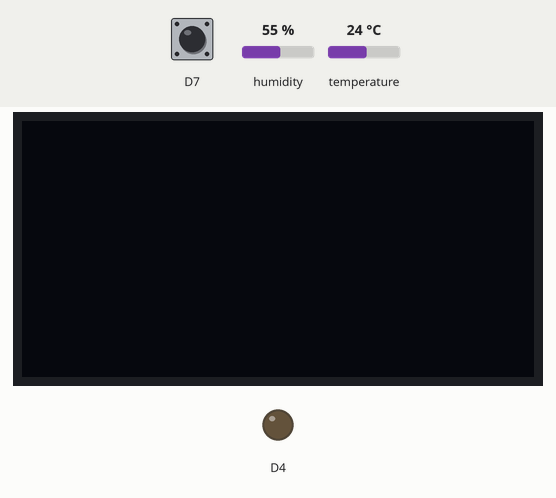
A sketch run on a simulated ESP8266 (NodeMCU). Parts: 128×64 one-colour display, output pins drawn as LEDs (lit = HIGH). The inputs (shaded band) are chosen by the test bench; at power-on: D7 LOW, humidity 55 %, temperature 24 °C. WiFi joins after 1.5 s; servers stay silent unless stated; uploads are accepted with an empty reply; what the sketch prints to the serial monitor is not drawn.

Above: at 4.1 s.
4.2 s: D7 driven HIGH
At 5.4 s:
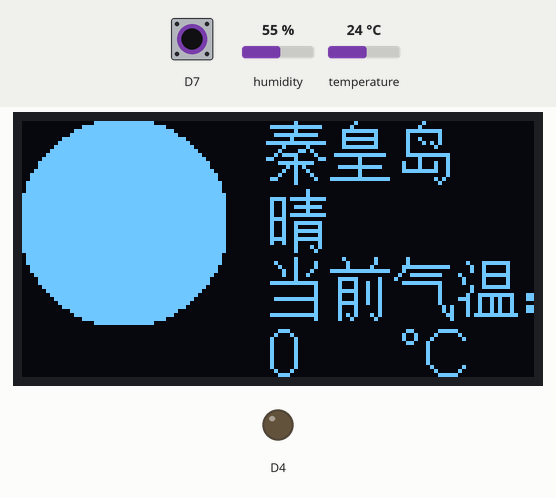
5.7 s: D7 pulsed LOW 5 times (0.12 s each, 0.3 s apart)
At 5.98 s:
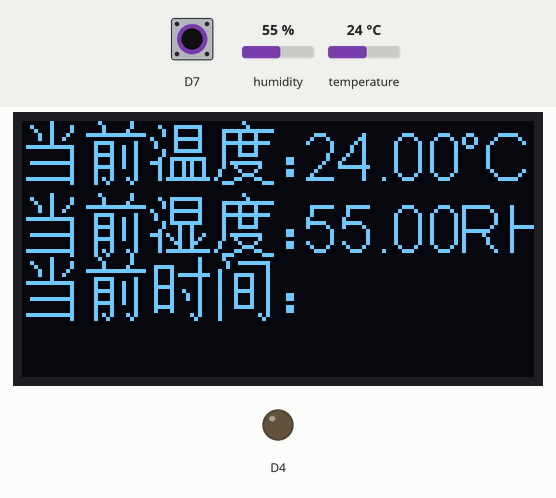
Timing chart, 0 to 8.7 s (numbered marks = the images above; inputs shaded):
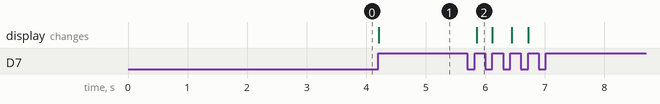

Measured:
- after the input at 4.2 s, the display: changes at once (image 1)
- after the input at 5.7 s, the display: changes after 0.16 s (image 2)

The sketch:

DHT-Scr.ino
```cpp
/*********基于esp8266的天气时钟以及温湿度检测**********/
//它有两种显示页，初始页：当前室内温湿度以及当前时间的显示
/****************第二页：当前所在地区的天气状况（其中地区需要自己更改）*/
//配网功能：（第一次使用：需要使用手机连接名为“WeatherClock”的WIFI，每一次更换连接的WIFI都需要重新配网）
//温湿度检测：你需要另外买一个温湿度传感器，我用的是DHT20
//注意！！！：因为获取时间我用的苏宁易购的接口，所以会有几率获取不成功因为服务器访问量太大
//"Model.h"是我自己写的汉字和天气状况显示的库，都是BMP图片取模（取模工具和取模方法都包含在文件夹中）
//所用到的库：
//https://github.com/arduino-libraries/ArduinoHttpClient                     /*#include <ArduinoHttpClient.h>
//https://arduinojson.org/?utm_source=meta&utm_medium=library.properties     /*#include <ArduinoJson.h>
//https://github.com/RobTillaart/DHT20                                       /*#include "DHT20.h"
//https://github.com/ThingPulse/esp8266-oled-ssd1306                         /*#include "SSD1306Wire.h"
//https://github.com/taichi-maker/WiFiManager                                /*#include <WiFiManager.h>

#include "DHT20.h"
#include <ArduinoJson.h>
#include <ESP8266WiFi.h>  //连接WIFI头文件
#include "SSD1306Wire.h"  //屏幕头文件
#include "Model.h"        //屏幕打印头文件
#include <ArduinoHttpClient.h> //Get请求
#include <WiFiManager.h> //配网

SSD1306Wire display(0x3c, 4, 5);//实例化屏幕显示(屏幕地址，SDA，SCL)
DHT20 DHT;  //实例化温湿度传感器
StaticJsonDocument<200> doc; //实例化json解析。。。不想写这个了，其实在获取天气的时候都没用到，那个方法更简单
WiFiManager wifiManager; //实例化自动配网，这个库是太极创客改写的更适合中国宝宝体质的汉化版库

//获取天气计时（每5分钟获取一次）
unsigned long previousMillis = 0;
const long interval = 300000;
//获取时间计时（每20秒获取一次）
unsigned long previousMillis1 = 0;
const long interval1 = 20000;

//定义WIFI名称以及密码//因为增加自动配网，所以注释掉代码
/*
const char* ssid = "CMCC-HYD66";
const char* password = "88888888";
*/
//定义室内温湿度变量
double Hum = 0, Tem = 0;
double BAOJING = 50;//定义湿度超过阈值报警，此功能已经删除/***没用***/
bool key_num = false;//判断按键按下做翻页动作
//定义现在的气温，天气状况对应图片
int Now_Tem = 0; //当前天气温度变量
int Code_Num = 0;//当前天气状况代码
String Now_Time; //当前时间变量

WiFiClient wifi; //这个应该只是下面这个HttpClient的必须的传参
HttpClient client = HttpClient(wifi, "api.seniverse.com", 80);//连接服务器（WiFi，网址，端口号）
HttpClient client1 = HttpClient(wifi, "quan.suning.com", 80);

String api_key = "S7hm1A5XzDg1fv0_Z";     //你自己注册的心知天气的api的密钥
String location = "qinhuangdao";         //想要获取天气的城市（应该是小写全拼详情自己去查心知天气的开发文档）

void setup() {
  Serial.begin(9600);
  Serial.println("");
  pinMode(D7, INPUT);   //将D8引脚设置为输出模式
  pinMode(D6, INPUT);   //将D8引脚设置为输出模式
  pinMode(D4, OUTPUT);   //将D8引脚设置为输出模式
  DHT.begin();  //通过作者文档，必读初始化DHT
  display.init(); //初始化屏幕
  display.flipScreenVertically();//屏幕反转
  display.setTextAlignment(TEXT_ALIGN_LEFT);  //设置文本对齐方式
  display.setFont(ArialMT_Plain_16);          //设置字体大小
  //WIFI_init(); //启动WIFI
  wifiManager.autoConnect("WeatherClock");
  Time_Get();  //获取当前时间
  Weather_Get(); //获取当前天气
}
/*因为增加自动配网，所以注释掉代码因为增加自动配网，所以注释掉代码
//连接WIFI
void WIFI_init(){
  WiFi.mode(WIFI_STA);//设置WIFI为STA模式
  WiFi.begin(ssid, password);//连接WIFI
  while (WiFi.status() != WL_CONNECTED) {
    delay(500);
    Serial.print(".");
  }
  Serial.println("Connected");
  Serial.print("IP Address:");
  Serial.println(WiFi.localIP());
}
*/
//通过API获取天气
void Weather_Get() {
  //API
  String reqRes = "/v3/weather/now.json?key="+api_key+"&location="+location+"&language=zh-Hans&unit=c";
  Serial.println("");
  Serial.print("Connecting to ");
  Serial.print("api.seniverse.com");
  //请求数据
  client.get(reqRes);
  int statusCode = client.responseStatusCode();//返回状态码
  String response = client.responseBody();//返回body
  Serial.print("Status code: ");
  Serial.println(statusCode);
  Serial.print("Response: ");
  Serial.println(response);
  // 尝试连接服务器，如果返回200成功
  if (statusCode == 200) {
    // 使用find跳过HTTP响应头
    if (client.find("\r\n\r\n")) {
      Serial.println("Found Header End. Start Parsing.");
    }
    /******这个json解析太复杂，可以看下面获取时间的方法*******************/
    deserializeJson(doc, response);
    JsonObject results_0 = doc["results"][0];
    JsonObject results_0_now = results_0["now"];                           //没用
    const char* results_0_now_text = results_0_now["text"];                //天气状况
    const char* results_0_now_code = results_0_now["code"];                //图片编号
    const char* results_0_now_temperature = results_0_now["temperature"];  //气温
    String s = results_0_now_temperature;
    String s1 = results_0_now_code;
    Now_Tem = (s.substring(0, 3)).toInt();
    Code_Num = (s1.substring(0, 2)).toInt();
    Serial.println(Code_Num);
  } else {
    Serial.println(" connection failed!");
  }
  //断开客户端与服务器连接工作
  client.stop();
}

//通过API获取时间
void Time_Get() {
  //APIpath
  String reqRes = "/getSysTime.do";
  Serial.println("");
  Serial.print("Connecting to ");
  Serial.print("quan.suning.com");
  //请求数据
  client1.get(reqRes);
  int statusCode = client1.responseStatusCode();//返回状态码
  String response = client1.responseBody();//返回body
  Serial.print("Status code: ");
  Serial.println(statusCode);
  Serial.print("Response: ");
  Serial.println(response);
  // 尝试连接服务器，如果返回200成功
  if (statusCode == 200) {
    // 使用find跳过HTTP响应头
    if (client1.find("\r\n\r\n")) {
      Serial.println("Found Header End. Start Parsing.");
    }
    //返回的response是字符串，可以直接用substring截取可用数据片段
    Now_Time = (response.substring(13, 29));
  } else {
    Serial.println(" connection failed!");
  }
  //断开客户端与服务器连接工作
  client.stop();
}

void DHT_Get() {
  DHT.read();                  //通过作者文档，在读取温湿度之前，必须运行DHT.read()，通过温湿度传感器传输的字节得到当前温湿度
  Hum = DHT.getHumidity();     //调用库函数，读取湿度
  Tem = DHT.getTemperature();  //调用库函数，读取温度
}
void DHT_display() {
  display.clear();
  //当前温度显示  Ch_x以及Ch_y的定义在Model.h头文件里，因为汉字大小都是16*16的，eg：两个字就是（16*2）*16/（宽*高）
  display.drawXbm(0, 0, Ch_x*2, Ch_y, Dangqian_ch);//（横向坐标，纵向坐标，图片宽，图片高，图片字模数组）
  display.drawXbm(32, 0, Ch_x*2, Ch_y, Wendu_ch);
  display.drawXbm(64, 0, Ch_x, Ch_y, Maohao_ch);
  display.drawString(70, 0, String(Tem));  //设置显示位置以及显示内容（横向坐标，纵向坐标，string字符串）
  display.drawString(109, 0, "°C");         //设置显示位置以及显示内容39
  //当前湿度显示
  display.drawXbm(0, 18, Ch_x*2, Ch_y, Dangqian_ch);
  display.drawXbm(32, 18, Ch_2_x, Ch_y, Shidu_ch);
  display.drawXbm(64, 18, Ch_x, Ch_y, Maohao_ch);
  display.drawString(70, 18, String(Hum));  //设置显示位置以及显示内容
  display.drawString(109, 18, "RH");         //设置显示位置以及显示内容
  //当前时间显示
  display.drawXbm(0, 34, Ch_x*2, Ch_y, Dangqian_ch);
  display.drawXbm(32, 34, Ch_x*2, Ch_y, Shijian_ch);
  display.drawXbm(64, 34, Ch_x, Ch_y, Maohao_ch);
  display.drawString(0, 49, Now_Time);
  display.display();
}

void Weather_display() {
  display.clear();
  //通过返回的天气代号打印天气状况和天气对应照片
  switch(Code_Num){
    // 晴 白天0 晚上1
    case 0:display.drawXbm(0, 0, sunny_x, sunny_y, sunny);display.drawXbm(61, 17, Ch_x, Ch_y, Qing_ch);display.drawXbm(61, 34, Ch_x*4, Ch_y, Dangqianqiwen_ch);display.drawXbm(124, 34, Ch_x, Ch_y, Maohao_ch);display.drawString(61, 49, String(Now_Tem));display.drawString(94, 49, "°C");break;
    case 1:display.drawXbm(0, 0, sunny_x, sunny_y, sunny);display.drawXbm(61, 17, Ch_x, Ch_y, Qing_ch);display.drawXbm(61, 34, Ch_x*4, Ch_y, Dangqianqiwen_ch);display.drawXbm(124, 34, Ch_x, Ch_y, Maohao_ch);display.drawString(61, 49, String(Now_Tem));display.drawString(94, 49, "°C");break;
    // 多云 4
    case 4:display.drawXbm(0, 0, cloudy_x, cloudy_y, cloudy);display.drawXbm(61, 17, Ch_x*2, Ch_y, Duoyun_ch);display.drawXbm(61, 34, Ch_x*4, Ch_y, Dangqianqiwen_ch);display.drawXbm(124, 34, Ch_x, Ch_y, Maohao_ch);display.drawString(61, 49, String(Now_Tem));display.drawString(94, 49, "°C");break;
    // 晴间多云 5、7
    case 5:display.drawXbm(0, 0, PartlyCloudy_x, PartlyCloudy_y, PartlyCloudy);display.drawXbm(61, 17, Ch_x*4, Ch_y, Qingjianduoyun_ch);display.drawXbm(61, 34, Ch_x*4, Ch_y, Dangqianqiwen_ch);display.drawXbm(124, 34, Ch_x, Ch_y, Maohao_ch);display.drawString(61, 49, String(Now_Tem));display.drawString(94, 49, "°C");break;
    case 7:display.drawXbm(0, 0, PartlyCloudy_x, PartlyCloudy_y, PartlyCloudy);display.drawXbm(61, 17, Ch_x*4, Ch_y, Qingjianduoyun_ch);display.drawXbm(61, 34, Ch_x*4, Ch_y, Dangqianqiwen_ch);display.drawXbm(124, 34, Ch_x, Ch_y, Maohao_ch);display.drawString(61, 49, String(Now_Tem));display.drawString(94, 49, "°C");break;
    // 阴间多云 6、8
    case 6:display.drawXbm(0, 0, MostlyCloudy_x, MostlyCloudy_y, MostlyCloudy);display.drawXbm(61, 17, Ch_x*4, Ch_y, Yinjianduoyun_ch);display.drawXbm(61, 34, Ch_x*4, Ch_y, Dangqianqiwen_ch);display.drawXbm(124, 34, Ch_x, Ch_y, Maohao_ch);display.drawString(61, 49, String(Now_Tem));display.drawString(94, 49, "°C");break;
    case 8:display.drawXbm(0, 0, MostlyCloudy_x, MostlyCloudy_y, MostlyCloudy);display.drawXbm(61, 17, Ch_x*4, Ch_y, Yinjianduoyun_ch);display.drawXbm(61, 34, Ch_x*4, Ch_y, Dangqianqiwen_ch);display.drawXbm(124, 34, Ch_x, Ch_y, Maohao_ch);display.drawString(61, 49, String(Now_Tem));display.drawString(94, 49, "°C");break;
    //  阴 9
    case 9:display.drawXbm(0, 0, Overcast_x, Overcast_y, Overcast);display.drawXbm(61, 17, Ch_x, Ch_y, Yin_ch);display.drawXbm(61, 34, Ch_x*4, Ch_y, Dangqianqiwen_ch);display.drawXbm(124, 34, Ch_x, Ch_y, Maohao_ch);display.drawString(61, 49, String(Now_Tem));display.drawString(94, 49, "°C");break;
    // 阵雨 10
    case 10:display.drawXbm(0, 0, Shower_x, Shower_y, Shower);display.drawXbm(61, 17, Ch_x*2, Ch_y, Zhenyu_ch);display.drawXbm(61, 34, Ch_x*4, Ch_y, Dangqianqiwen_ch);display.drawXbm(124, 34, Ch_x, Ch_y, Maohao_ch);display.drawString(61, 49, String(Now_Tem));display.drawString(94, 49, "°C");break;
    // 雷阵雨 11
    case 11:display.drawXbm(0, 0, Thundershower_x, Thundershower_y, Thundershower);display.drawXbm(61, 17, Ch_x*3, Ch_y, Leizhenyu_ch);display.drawXbm(61, 34, Ch_x*4, Ch_y, Dangqianqiwen_ch);display.drawXbm(124, 34, Ch_x, Ch_y, Maohao_ch);display.drawString(61, 49, String(Now_Tem));display.drawString(94, 49, "°C");break;
    // 雷阵雨伴有冰雹 12
    case 12:display.drawXbm(0, 0, ThundershowerWithHail_x, ThundershowerWithHail_y, ThundershowerWithHail);display.drawXbm(61, 17, Ch_x*5, Ch_y, Leizhenyubingbao_ch);display.drawXbm(61, 34, Ch_x*4, Ch_y, Dangqianqiwen_ch);display.drawXbm(124, 34, Ch_x, Ch_y, Maohao_ch);display.drawString(61, 49, String(Now_Tem));display.drawString(94, 49, "°C");break;
    // 小雨、中雨、大于、暴雨、大暴雨、特大暴雨 13、14、15、16、17、18
    case 13:display.drawXbm(0, 0, Rain_x, Rain_y, Rain);display.drawXbm(61, 17, Ch_x*2, Ch_y, Xiaoyu_ch);display.drawXbm(61, 34, Ch_x*4, Ch_y, Dangqianqiwen_ch);display.drawXbm(124, 34, Ch_x, Ch_y, Maohao_ch);display.drawString(61, 49, String(Now_Tem));display.drawString(94, 49, "°C");break;
    case 14:display.drawXbm(0, 0, Rain_x, Rain_y, Rain);display.drawXbm(61, 17, Ch_x*2, Ch_y, Zhongyu_ch);display.drawXbm(61, 34, Ch_x*4, Ch_y, Dangqianqiwen_ch);display.drawXbm(124, 34, Ch_x, Ch_y, Maohao_ch);display.drawString(61, 49, String(Now_Tem));display.drawString(94, 49, "°C");break;
    case 15:display.drawXbm(0, 0, Rain_x, Rain_y, Rain);display.drawXbm(61, 17, Ch_x*2, Ch_y, Dayu_ch);display.drawXbm(61, 34, Ch_x*4, Ch_y, Dangqianqiwen_ch);display.drawXbm(124, 34, Ch_x, Ch_y, Maohao_ch);display.drawString(61, 49, String(Now_Tem));display.drawString(94, 49, "°C");break;
    case 16:display.drawXbm(0, 0, Rain_x, Rain_y, Rain);display.drawXbm(61, 17, Ch_x*2, Ch_y, Baoyu_ch);display.drawXbm(61, 34, Ch_x*4, Ch_y, Dangqianqiwen_ch);display.drawXbm(124, 34, Ch_x, Ch_y, Maohao_ch);display.drawString(61, 49, String(Now_Tem));display.drawString(94, 49, "°C");break;
    case 17:display.drawXbm(0, 0, Rain_x, Rain_y, Rain);display.drawXbm(61, 17, Ch_x*3, Ch_y, Dabaoyu_ch);display.drawXbm(61, 34, Ch_x*4, Ch_y, Dangqianqiwen_ch);display.drawXbm(124, 34, Ch_x, Ch_y, Maohao_ch);display.drawString(61, 49, String(Now_Tem));display.drawString(94, 49, "°C");break;
    case 18:display.drawXbm(0, 0, Rain_x, Rain_y, Rain);display.drawXbm(61, 17, Ch_x*4, Ch_y, Tedabaoyu_ch);display.drawXbm(61, 34, Ch_x*4, Ch_y, Dangqianqiwen_ch);display.drawXbm(124, 34, Ch_x, Ch_y, Maohao_ch);display.drawString(61, 49, String(Now_Tem));display.drawString(94, 49, "°C");break;
    // 冻雨 19
    case 19:display.drawXbm(0, 0, IceRain_x, IceRain_y, IceRain);display.drawXbm(61, 17, Ch_x*2, Ch_y, Dongyu_ch);display.drawXbm(61, 34, Ch_x*4, Ch_y, Dangqianqiwen_ch);display.drawXbm(124, 34, Ch_x, Ch_y, Maohao_ch);display.drawString(61, 49, String(Now_Tem));display.drawString(94, 49, "°C");break;
    // 雨夹雪 20
    case 20:display.drawXbm(0, 0, Sleet_x, Sleet_y, Sleet);display.drawXbm(61, 17, Ch_x*3, Ch_y, Yujiaxue_ch);display.drawXbm(61, 34, Ch_x*4, Ch_y, Dangqianqiwen_ch);display.drawXbm(124, 34, Ch_x, Ch_y, Maohao_ch);display.drawString(61, 49, String(Now_Tem));display.drawString(94, 49, "°C");break;
    // 阵雪 21
    case 21:display.drawXbm(0, 0, SnowFlurry_x, SnowFlurry_y, SnowFlurry);display.drawXbm(61, 17, Ch_x*2, Ch_y, Zhenxue_ch);display.drawXbm(61, 34, Ch_x*4, Ch_y, Dangqianqiwen_ch);display.drawXbm(124, 34, Ch_x, Ch_y, Maohao_ch);display.drawString(61, 49, String(Now_Tem));display.drawString(94, 49, "°C");break;
    // 小雪、中雪、大雪、暴雪 22、23、24、25
    case 22:display.drawXbm(0, 0, Snow_x, Snow_y, Snow);display.drawXbm(61, 17, Ch_x*2, Ch_y, Xiaoxue_ch);display.drawXbm(61, 34, Ch_x*4, Ch_y, Dangqianqiwen_ch);display.drawXbm(124, 34, Ch_x, Ch_y, Maohao_ch);display.drawString(61, 49, String(Now_Tem));display.drawString(94, 49, "°C");break;
    case 23:display.drawXbm(0, 0, Snow_x, Snow_y, Snow);display.drawXbm(61, 17, Ch_x*2, Ch_y, Zhongxue_ch);display.drawXbm(61, 34, Ch_x*4, Ch_y, Dangqianqiwen_ch);display.drawXbm(124, 34, Ch_x, Ch_y, Maohao_ch);display.drawString(61, 49, String(Now_Tem));display.drawString(94, 49, "°C");break;
    case 24:display.drawXbm(0, 0, Snow_x, Snow_y, Snow);display.drawXbm(61, 17, Ch_x*2, Ch_y, Daxue_ch);display.drawXbm(61, 34, Ch_x*4, Ch_y, Dangqianqiwen_ch);display.drawXbm(124, 34, Ch_x, Ch_y, Maohao_ch);display.drawString(61, 49, String(Now_Tem));display.drawString(94, 49, "°C");break;
    case 25:display.drawXbm(0, 0, Snow_x, Snow_y, Snow);display.drawXbm(61, 17, Ch_x*2, Ch_y, Baoxue_ch);display.drawXbm(61, 34, Ch_x*4, Ch_y, Dangqianqiwen_ch);display.drawXbm(124, 34, Ch_x, Ch_y, Maohao_ch);display.drawString(61, 49, String(Now_Tem));display.drawString(94, 49, "°C");break;
    // 浮尘、扬沙 26、27
    case 26:display.drawXbm(0, 0, Dust_x, Dust_y, Dust);display.drawXbm(61, 17, Ch_x*2, Ch_y, Fuchen_ch);display.drawXbm(61, 34, Ch_x*4, Ch_y, Dangqianqiwen_ch);display.drawXbm(124, 34, Ch_x, Ch_y, Maohao_ch);display.drawString(61, 49, String(Now_Tem));display.drawString(94, 49, "°C");break;
    case 27:display.drawXbm(0, 0, Dust_x, Dust_y, Dust);display.drawXbm(61, 17, Ch_x*2, Ch_y, Yangsha_ch);display.drawXbm(61, 34, Ch_x*4, Ch_y, Dangqianqiwen_ch);display.drawXbm(124, 34, Ch_x, Ch_y, Maohao_ch);display.drawString(61, 49, String(Now_Tem));display.drawString(94, 49, "°C");break;
    // 沙尘暴、强沙尘暴 28、29
    case 28:display.drawXbm(0, 0, Duststorm_x, Duststorm_y, Duststorm);display.drawXbm(61, 17, Ch_x*3, Ch_y, Shachenbao_ch);display.drawXbm(61, 34, Ch_x*4, Ch_y, Dangqianqiwen_ch);display.drawXbm(124, 34, Ch_x, Ch_y, Maohao_ch);display.drawString(61, 49, String(Now_Tem));display.drawString(94, 49, "°C");break;
    case 29:display.drawXbm(0, 0, Duststorm_x, Duststorm_y, Duststorm);display.drawXbm(61, 17, Ch_x*4, Ch_y, Qiangshachenbao_ch);display.drawXbm(61, 34, Ch_x*4, Ch_y, Dangqianqiwen_ch);display.drawXbm(124, 34, Ch_x, Ch_y, Maohao_ch);display.drawString(61, 49, String(Now_Tem));display.drawString(94, 49, "°C");break;
    // 雾 30
    case 30:display.drawXbm(0, 0, Foggy_x, Foggy_y, Foggy);display.drawXbm(61, 17, Ch_x, Ch_y, Wu_ch);display.drawXbm(61, 34, Ch_x*4, Ch_y, Dangqianqiwen_ch);display.drawXbm(124, 34, Ch_x, Ch_y, Maohao_ch);display.drawString(61, 49, String(Now_Tem));display.drawString(94, 49, "°C");break;
    // 霾 31
    case 31:display.drawXbm(0, 0, Haze_x, Haze_y, Haze);display.drawXbm(61, 17, Ch_x, Ch_y, Mai_ch);display.drawXbm(61, 34, Ch_x*4, Ch_y, Dangqianqiwen_ch);display.drawXbm(124, 34, Ch_x, Ch_y, Maohao_ch);display.drawString(61, 49, String(Now_Tem));display.drawString(94, 49, "°C");break;
    // 风、大风 32、33
    case 32:display.drawXbm(0, 0, Windy_x, Windy_y, Windy);display.drawXbm(61, 17, Ch_x, Ch_y, Feng_ch);display.drawXbm(61, 34, Ch_x*4, Ch_y, Dangqianqiwen_ch);display.drawXbm(124, 34, Ch_x, Ch_y, Maohao_ch);display.drawString(61, 49, String(Now_Tem));display.drawString(94, 49, "°C");break;
    case 33:display.drawXbm(0, 0, Windy_x, Windy_y, Windy);display.drawXbm(61, 17, Ch_x*2, Ch_y, Dafeng_ch);display.drawXbm(61, 34, Ch_x*4, Ch_y, Dangqianqiwen_ch);display.drawXbm(124, 34, Ch_x, Ch_y, Maohao_ch);display.drawString(61, 49, String(Now_Tem));display.drawString(94, 49, "°C");break;
    // 飓风、热带风暴 34、35
    case 34:display.drawXbm(0, 0, Hurricane_x, Hurricane_y, Hurricane);display.drawXbm(61, 17, Ch_x*2, Ch_y, Jufeng_ch);display.drawXbm(61, 34, Ch_x*4, Ch_y, Dangqianqiwen_ch);display.drawXbm(124, 34, Ch_x, Ch_y, Maohao_ch);display.drawString(61, 49, String(Now_Tem));display.drawString(94, 49, "°C");break;
    case 35:display.drawXbm(0, 0, Hurricane_x, Hurricane_y, Hurricane);display.drawXbm(61, 17, Ch_x*4, Ch_y, Redaifengbao_ch);display.drawXbm(61, 34, Ch_x*4, Ch_y, Dangqianqiwen_ch);display.drawXbm(124, 34, Ch_x, Ch_y, Maohao_ch);display.drawString(61, 49, String(Now_Tem));display.drawString(94, 49, "°C");break;
    // 龙卷风 36
    case 36:display.drawXbm(0, 0, Tornado_x, Tornado_y, Tornado);display.drawXbm(61, 17, Ch_x*3, Ch_y, Longjuanfeng_ch);display.drawXbm(61, 34, Ch_x*4, Ch_y, Dangqianqiwen_ch);display.drawXbm(124, 34, Ch_x, Ch_y, Maohao_ch);display.drawString(61, 49, String(Now_Tem));display.drawString(94, 49, "°C");break;
    // 冷 37
    case 37:display.drawXbm(0, 0, Cold_x, Cold_y, Cold);display.drawXbm(61, 17, Ch_x, Ch_y, Leng_ch);display.drawXbm(61, 34, Ch_x*4, Ch_y, Dangqianqiwen_ch);display.drawXbm(124, 34, Ch_x, Ch_y, Maohao_ch);display.drawString(61, 49, String(Now_Tem));display.drawString(94, 49, "°C");break;
    // 热 38
    case 38:display.drawXbm(0, 0, Hot_x, Hot_y, Hot);display.drawXbm(61, 17, Ch_x, Ch_y, Re_ch);display.drawXbm(61, 34, Ch_x*4, Ch_y, Dangqianqiwen_ch);display.drawXbm(124, 34, Ch_x, Ch_y, Maohao_ch);display.drawString(61, 49, String(Now_Tem));display.drawString(94, 49, "°C");break;
    // 未知 99
    case 99:display.drawXbm(0, 0, Unknown_x, Unknown_y, Unknown);display.drawXbm(61, 17, Ch_x*2, Ch_y, Weizhi_ch);display.drawXbm(61, 34, Ch_x*4, Ch_y, Dangqianqiwen_ch);display.drawXbm(124, 34, Ch_x, Ch_y, Maohao_ch);display.drawString(61, 49, String(Now_Tem));display.drawString(94, 49, "°C");break;
  }
  //显示当前城市
  display.drawXbm(61, 0, Ch_x*3, Ch_y, Qinhuangdao_ch);
  display.display();
}

void loop() {
  //判断按键是否被按下，bool类型的key_num取反，if判断转换显示页面
  while (digitalRead(D7) == LOW) {
    delay(5);//软件防抖
    while (digitalRead(D7) == LOW) {
      key_num=!key_num;
    }
  }
  switch (key_num) {
    case false:
      DHT_Get();
      DHT_display();
      break;
    case true: Weather_display(); break;
  }
  //定义计时器，每过60秒重新获取当前天气
  //通过获取当前millis和上一个millis的差值，如果这个差值大于我们设定的时间间隔（当前程序中是 1000 毫秒），
  //则程序可以进入if语句中执行相应的程序，并且更新millis；
  unsigned long currentMillis = millis();
  if (currentMillis - previousMillis >= interval) {
    previousMillis = currentMillis;
    Weather_Get();
  }
  //时间刷新倒计时（每20秒刷新一次）
  if (currentMillis - previousMillis1 >= interval1) {
    previousMillis1 = currentMillis;
    Time_Get();
  }
}
```

Source omitted: Model.h (data table, 67200 bytes)
